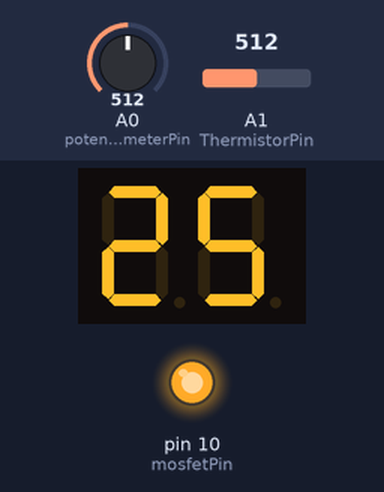
A program run on a simulated Arduino Nano, built with avr-gcc and run on an emulated ATmega328P. Parts: 2-digit seven-segment display, output pins drawn as LEDs (lit = HIGH). The inputs (shaded band) are chosen by the test bench; at power-on: A1 (ThermistorPin) = 512, A0 (potentiometerPin) = 512.

Above: at 3.1 s.
3.2 s: A1 (ThermistorPin) set to 280
At 3.6 s:
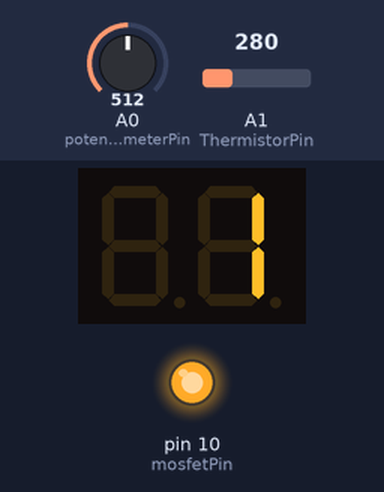
4.7 s: A1 (ThermistorPin) set to 252
At 5.9 s:
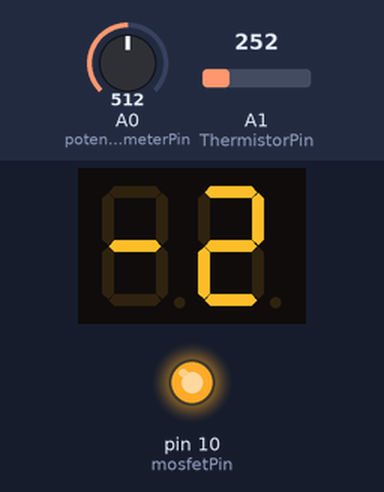
6.2 s: A1 (ThermistorPin) set to 200
At 7.1 s:
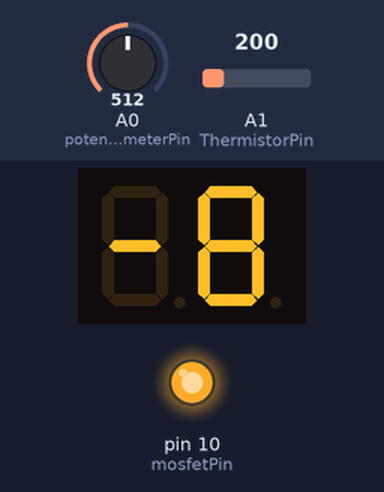
7.7 s: A1 (ThermistorPin) set to 180
At 8.2 s:
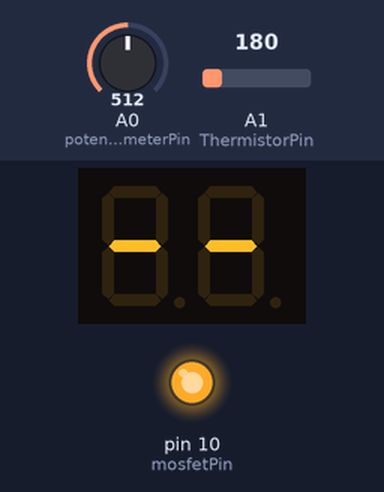
9.2 s: A0 (potentiometerPin) set to 716
At 10.5 s:
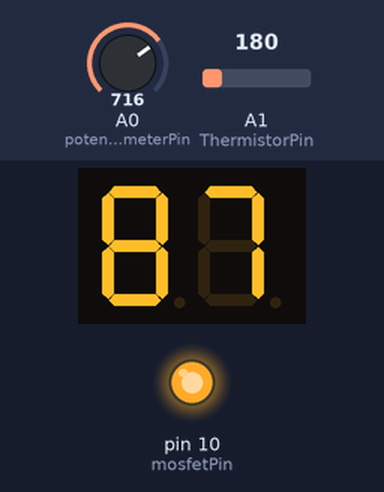
12.2 s: A0 (potentiometerPin) set to 900
At 12.9 s:
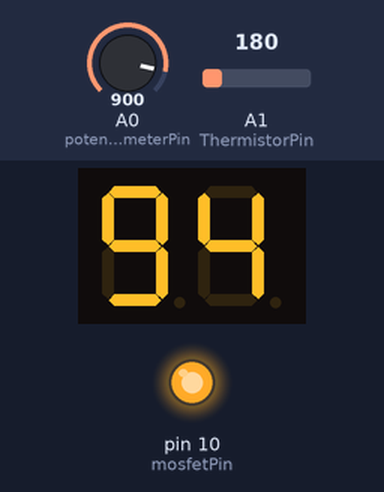
Timing chart, 0 to 15.2 s (numbered marks = the images above; inputs shaded):
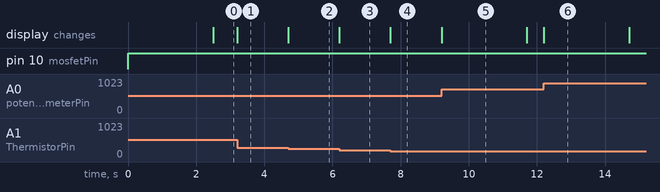

The program:

main.cpp
```cpp
/*
 Thermostat set by potentiometer with display
 Controlled by an Arduino Nano

 Hardware:
 - 2x 7-Segment LED
 - 10k Potentiometer
 - 10k Thermistor
 - 10k Resistor
 - Relay PCB
 */

#include <Arduino.h>
#include "SevSeg.h"

SevSeg sevseg;

int ThermistorPin = A1;
int Vo;
float R1 = 10000;
float logR2, R2, T;
float c1 = 1.009249522e-03, c2 = 2.378405444e-04, c3 = 2.019202697e-07;

int mosfetPin = 10;

int potentiometerPin = A0;
int potentiometerValue = 0;
int targetTemp = 0;
int newTargetTemp = 0;

int roomTemp = 22;
int tempOffset = 40;

void setup() {
  byte numDigits = 2;
  byte digitPins[] = {11,12};
  byte segmentPins[] = {2,3,4,5,6,7,8};
  bool resistorsOnSegments = false;
  byte hardwareConfig = COMMON_CATHODE;
  bool updateWithDelays = false;
  bool leadingZeros = false;
  bool disableDecPoint = true;

  sevseg.begin(
    hardwareConfig,
    numDigits,
    digitPins,
    segmentPins,
    resistorsOnSegments,
    updateWithDelays,
    leadingZeros,
    disableDecPoint
  );
  sevseg.setBrightness(90);

  pinMode(mosfetPin, OUTPUT);
  pinMode(potentiometerPin, INPUT);
  digitalWrite(mosfetPin, LOW);

  potentiometerValue = analogRead(potentiometerPin);
  targetTemp = newTargetTemp = map(potentiometerValue, 0, 1023, roomTemp, 99);
}

unsigned int showTargetTempDuration = 2500;
unsigned long showTargetTempStartTime;

// cooldown time for mosfet switching
unsigned int mosfetDebounceTimespan = 2000;
unsigned int mosfetDebounceStartTime;
boolean mosfetDebounceState = false;
const int NOT_DEBOUNCING = 0;
const int DEBOUNCING = 1;

void loop() {
  if ((millis()%100) == 0) {
    Vo = analogRead(ThermistorPin);
    R2 = R1 * (1023.0 / (float)Vo - 1.0);
    logR2 = log(R2);
    T = (1.0 / (c1 + c2*logR2 + c3*logR2*logR2*logR2));
    T = T - 273.15;

    // Read potentiometer value and project it onto the adjustable range
    potentiometerValue = analogRead(potentiometerPin);
    targetTemp = map(potentiometerValue, 0, 1023, roomTemp + tempOffset, 99);

    // Show adjusted temperature for X seconds on change, otherwise show current measurement
    if(targetTemp != newTargetTemp) {
          showTargetTempStartTime = millis();
    }

    if(millis() < (showTargetTempStartTime + showTargetTempDuration)) {
      newTargetTemp = targetTemp;
      sevseg.setNumber(targetTemp);
    } else {
      sevseg.setNumber(T);
    }

    // Control mosfet with cooldown time for relay triggering
    if(T < targetTemp) {
      if(mosfetDebounceState == DEBOUNCING) {
        if(millis() > (mosfetDebounceStartTime + mosfetDebounceTimespan)) {
          mosfetDebounceState = NOT_DEBOUNCING;
        }
      } else {
        digitalWrite(mosfetPin, HIGH);
        mosfetDebounceState = DEBOUNCING;
        mosfetDebounceStartTime = millis();
      }
    } else {
      if(mosfetDebounceState == DEBOUNCING) {
        if(millis() > mosfetDebounceStartTime + mosfetDebounceTimespan) {
          mosfetDebounceState = NOT_DEBOUNCING;
        }
      } else {
        mosfetDebounceState = DEBOUNCING;
        mosfetDebounceStartTime = millis();
        digitalWrite(mosfetPin, LOW);
      }
    }
  }

  sevseg.refreshDisplay();
}
```

Measured:
- the behaviour switches between 266 and 265 on A1 (ThermistorPin) (found by bisection; images 1 and 2)
- the behaviour switches between 193 and 192 on A1 (ThermistorPin) (found by bisection; images 3 and 4)
- after the input at 3.2 s, the display: changes at once (image 1)
- after the input at 4.7 s, the display: changes at once (image 2)
- after the input at 6.2 s, the display: changes at once (image 3)
- after the input at 7.7 s, the display: changes at once (image 4)
- after the input at 9.2 s, the display: changes at once (image 5)
- after the input at 12.2 s, the display: changes at once (image 6)
